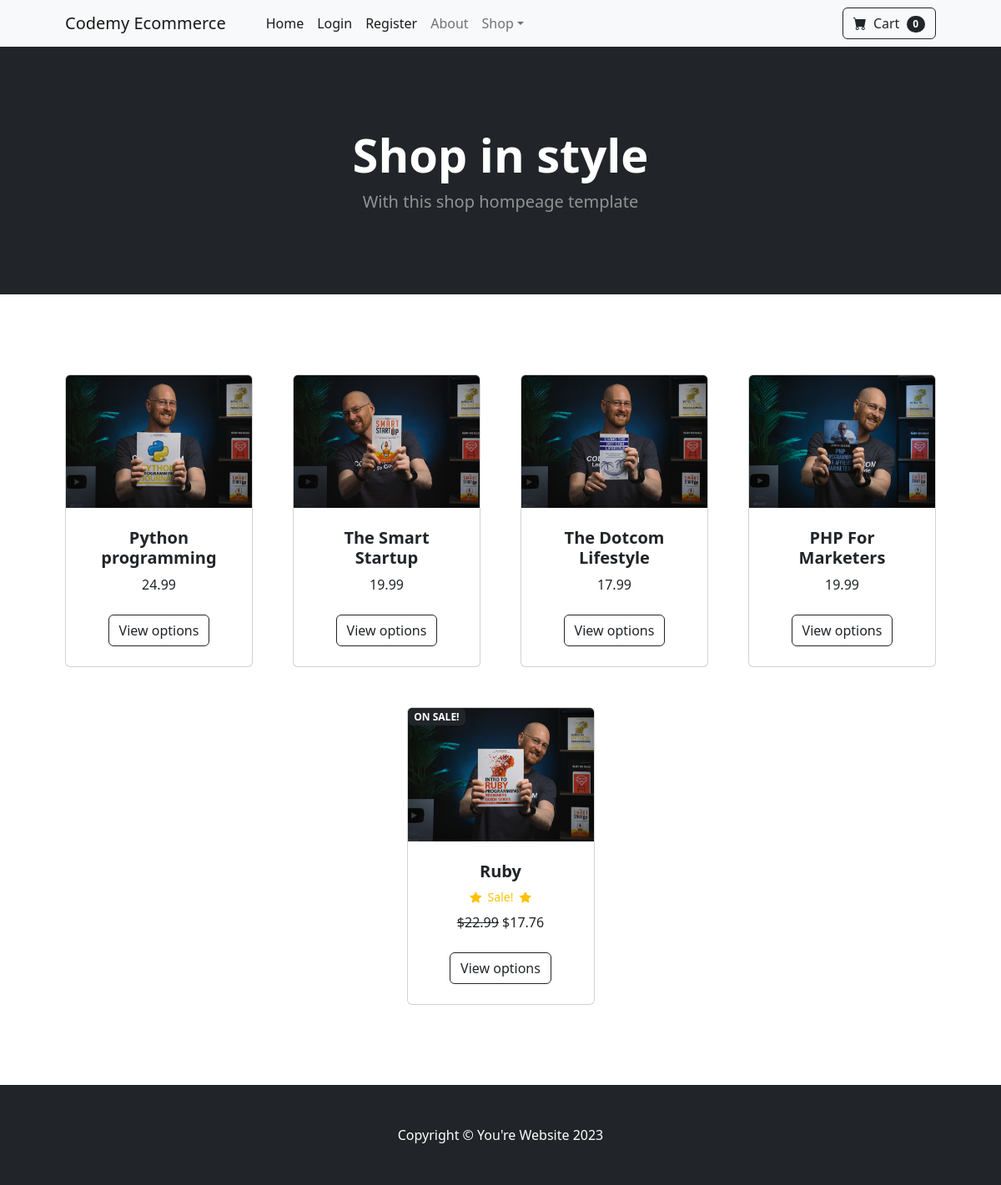
The page / on the database its author committed.
### store/models.py (models this page shows, shortened)
class Product(models.Model):
    name = models.CharField(max_length=100)
    price = models.DecimalField(default=0, decimal_places=2, max_digits=6)
    catagory = models.ForeignKey(Category, on_delete=models.CASCADE, default=1)
    description = models.CharField(max_length=300, default='', blank=True, null=True)
    image = models.ImageField(upload_to='uploads/product/')
    on_sale = models.BooleanField(default=False)
    sale_price = models.DecimalField(default=0, decimal_places=2, max_digits=6)

### store/views.py (the view)
# urls.py: 2. Add a URL to urlpatterns:  path('', views.home, name='home')
def home(request):
    products = Product.objects.all()
    return render(request, 'home.html', {"products": products})

### store/templates/home.html
{% extends 'base.html' %}
{% load static %}
{% block content %}
<header class="bg-dark py-5">
	<div class="container px-4 px-lg-5 my-5">
		<div class="text-center text-white">
			<h1 class="display-4 fw-bolder">Shop in style</h1>
			<p class="lead fw-normal text-white-50 mb-0">
				With this shop hompeage template
			</p>
		</div>
	</div>
</header>
<section class="py-5">
	<div class="container px-4 px-lg-5 mt-5">
		<div
			class="row gx-4 gx-lg-5 row-cols-2 row-cols-md-3 row-cols-xl-4 justify-content-center">
			{% for product in products %} {% if product.on_sale %}
			<div class="col mb-5">
				<div class="card h-100">
					<div
						class="badge bg-dark text-white position-absolute"
						style="top:0.5rem right:0.5rem">
						ON SALE!
					</div>
					<img
						class="card-img-top"
						src="{{ product.image.url }}"
						alt="{{ product.name }}" />
					<div class="card-body p-4">
						<div class="text-center">
							<h5 class="fw-bolder">{{ product.name }}</h5>
							<div
								class="d-flex justify-content-center small text-warning mb-2">
								<div class="bi-star-fill"></div>
								&nbsp;&nbsp;Sale!&nbsp;&nbsp;
								<div class="bi-star-fill"></div>
							</div>
							<strike>${{ product.price }}</strike>
							${{ product.sale_price }}
						</div>
					</div>
					<div
						class="card-footer p-4 pt-0 border-top-0 bg-transparent">
						<div class="text-center">
							<a class="btn btn-outline-dark mt-auto" href="#"
								>View options</a
							>
						</div>
					</div>
				</div>
			</div>
			{% else %}
			<div class="col mb-5">
				<div class="card h-100">
					<img
						class="card-img-top"
						src="{{ product.image.url }}"
						alt="{{ product.name }}" />
					<div class="card-body p-4">
						<div class="text-center">
							<h5 class="fw-bolder">{{ product.name }}</h5>
							{{ product.price }}
						</div>
					</div>
					<div
						class="card-footer p-4 pt-0 border-top-0 bg-transparent">
						<div class="text-center">
							<a class="btn btn-outline-dark mt-auto" href="#"
								>View options</a
							>
						</div>
					</div>
				</div>
			</div>
			{% endif %} {% endfor %}
		</div>
	</div>
</section>
{% endblock content %}

### static/css/custom_styles.css (style rules this page uses)
body { display: flex; flex-direction: column; }

### rows shown on the page
Product: image (picture), name "Python programming", price "24.99"
Product: image (picture), name "The Smart Startup", price "19.99"
Product: image (picture), name "The Dotcom Lifestyle", price "17.99"
Product: image (picture), name "PHP For Marketers", price "19.99"
Product: image (picture), name "Ruby", price "22.99", sale_price "17.76"
